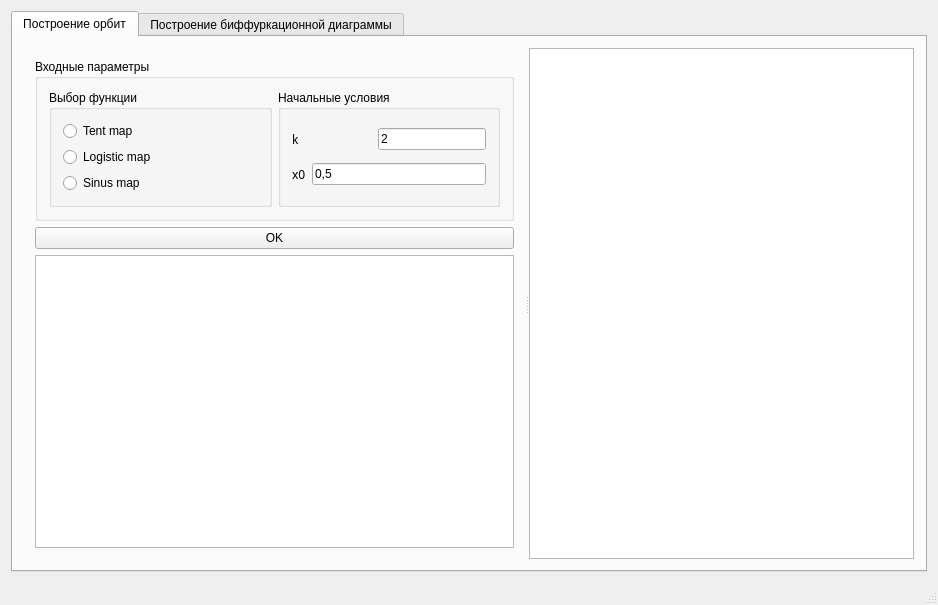
<?xml version="1.0" encoding="UTF-8"?>
<ui version="4.0">
 <class>MainWindow</class>
 <widget class="QMainWindow" name="MainWindow">
  <property name="geometry">
   <rect>
    <x>0</x>
    <y>0</y>
    <width>938</width>
    <height>605</height>
   </rect>
  </property>
  <property name="sizePolicy">
   <sizepolicy hsizetype="Expanding" vsizetype="Expanding">
    <horstretch>0</horstretch>
    <verstretch>0</verstretch>
   </sizepolicy>
  </property>
  <property name="windowTitle">
   <string>MainWindow</string>
  </property>
  <widget class="QWidget" name="centralWidget">
   <layout class="QHBoxLayout" name="horizontalLayout_9">
    <item>
     <widget class="QTabWidget" name="tabWidget">
      <property name="currentIndex">
       <number>0</number>
      </property>
      <widget class="QWidget" name="tab">
       <attribute name="title">
        <string>Построение орбит</string>
       </attribute>
       <layout class="QHBoxLayout" name="horizontalLayout_2">
        <item>
         <widget class="QSplitter" name="splitter">
          <property name="orientation">
           <enum>Qt::Horizontal</enum>
          </property>
          <widget class="QWidget" name="layoutWidget">
           <layout class="QVBoxLayout" name="verticalLayout_3">
            <item>
             <widget class="QGroupBox" name="groupBox">
              <property name="title">
               <string>Входные параметры</string>
              </property>
              <layout class="QHBoxLayout" name="horizontalLayout_8">
               <item>
                <layout class="QHBoxLayout" name="horizontalLayout_7">
                 <item>
                  <widget class="QGroupBox" name="groupBox_2">
                   <property name="title">
                    <string>Выбор функции</string>
                   </property>
                   <layout class="QHBoxLayout" name="horizontalLayout_6">
                    <item>
                     <layout class="QVBoxLayout" name="verticalLayout_2">
                      <item>
                       <widget class="QRadioButton" name="radioButton_tentMap">
                        <property name="text">
                         <string>Tent map</string>
                        </property>
                       </widget>
                      </item>
                      <item>
                       <widget class="QRadioButton" name="radioButton_logMap">
                        <property name="layoutDirection">
                         <enum>Qt::LeftToRight</enum>
                        </property>
                        <property name="text">
                         <string>Logistic map</string>
                        </property>
                       </widget>
                      </item>
                      <item>
                       <widget class="QRadioButton" name="radioButton_sinMap">
                        <property name="text">
                         <string>Sinus map</string>
                        </property>
                       </widget>
                      </item>
                     </layout>
                    </item>
                   </layout>
                  </widget>
                 </item>
                 <item>
                  <widget class="QGroupBox" name="groupBox_3">
                   <property name="sizePolicy">
                    <sizepolicy hsizetype="Minimum" vsizetype="Preferred">
                     <horstretch>0</horstretch>
                     <verstretch>0</verstretch>
                    </sizepolicy>
                   </property>
                   <property name="title">
                    <string>Начальные условия</string>
                   </property>
                   <layout class="QHBoxLayout" name="horizontalLayout_5">
                    <item>
                     <layout class="QVBoxLayout" name="verticalLayout">
                      <item>
                       <layout class="QHBoxLayout" name="horizontalLayout">
                        <item>
                         <widget class="QLabel" name="label">
                          <property name="font">
                           <font>
                            <family>padmaa</family>
                            <strikeout>false</strikeout>
                           </font>
                          </property>
                          <property name="text">
                           <string>k </string>
                          </property>
                         </widget>
                        </item>
                        <item>
                         <widget class="QLineEdit" name="lineEdit_param">
                          <property name="sizePolicy">
                           <sizepolicy hsizetype="Minimum" vsizetype="Fixed">
                            <horstretch>0</horstretch>
                            <verstretch>0</verstretch>
                           </sizepolicy>
                          </property>
                          <property name="text">
                           <string>2</string>
                          </property>
                         </widget>
                        </item>
                       </layout>
                      </item>
                      <item>
                       <layout class="QHBoxLayout" name="horizontalLayout_4">
                        <item>
                         <widget class="QLabel" name="label_4">
                          <property name="sizePolicy">
                           <sizepolicy hsizetype="Fixed" vsizetype="Preferred">
                            <horstretch>0</horstretch>
                            <verstretch>0</verstretch>
                           </sizepolicy>
                          </property>
                          <property name="font">
                           <font>
                            <family>padmaa</family>
                            <strikeout>false</strikeout>
                           </font>
                          </property>
                          <property name="text">
                           <string>x0</string>
                          </property>
                         </widget>
                        </item>
                        <item>
                         <widget class="QLineEdit" name="lineEdit_x0">
                          <property name="sizePolicy">
                           <sizepolicy hsizetype="Minimum" vsizetype="Fixed">
                            <horstretch>0</horstretch>
                            <verstretch>0</verstretch>
                           </sizepolicy>
                          </property>
                          <property name="text">
                           <string>0,5</string>
                          </property>
                         </widget>
                        </item>
                       </layout>
                      </item>
                     </layout>
                    </item>
                   </layout>
                  </widget>
                 </item>
                </layout>
               </item>
              </layout>
             </widget>
            </item>
            <item>
             <widget class="QPushButton" name="pushButton">
              <property name="text">
               <string>OK</string>
              </property>
             </widget>
            </item>
            <item>
             <widget class="QTableWidget" name="tableWidget_orbitsTable"/>
            </item>
           </layout>
          </widget>
          <widget class="QGraphicsView" name="graphicsView"/>
         </widget>
        </item>
       </layout>
      </widget>
      <widget class="QWidget" name="tab_2">
       <attribute name="title">
        <string>Построение биффуркационной диаграммы</string>
       </attribute>
      </widget>
     </widget>
    </item>
   </layout>
  </widget>
  <widget class="QStatusBar" name="statusBar"/>
 </widget>
 <layoutdefault spacing="6" margin="11"/>
 <resources/>
 <connections/>
</ui>
